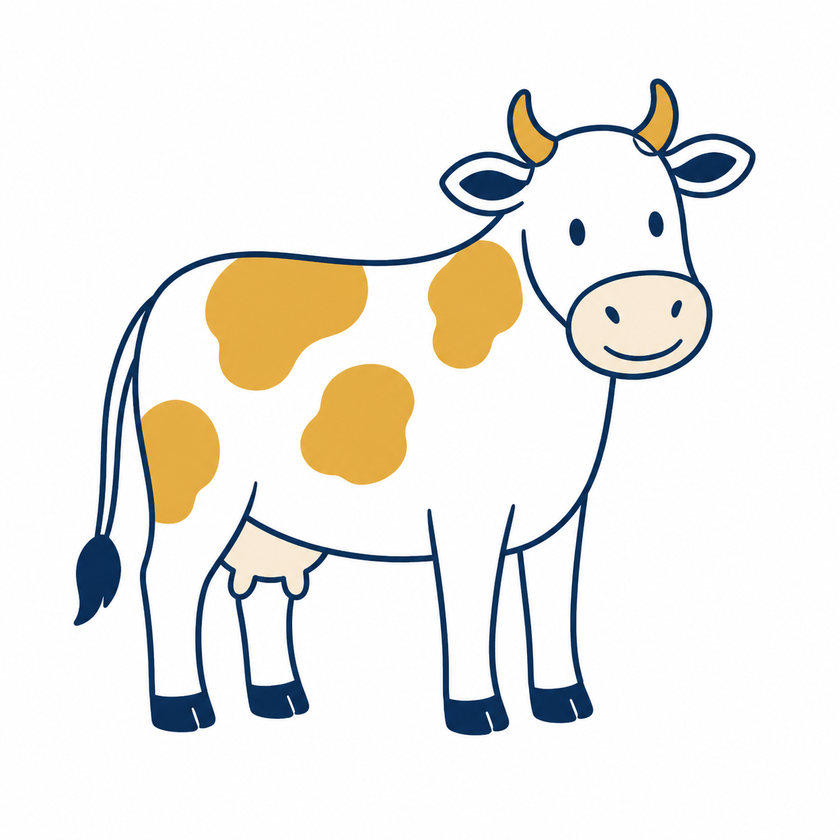
#> input picture assets/farm-animals-blue-gold/cow.png, 840 x 840 px, shrunk from 1254 x 1254 before the run
$ python -i generate_farm_animals_trace_and_write.py   (imports and definitions only)
#> lines starting #> are read from the running program, lines starting #| are printed output that depends on the picture; after the words box and inside, x2 and y2 are one past the last pixel; in counts of white or black regions, pixels touching at a corner belong together
#!/usr/bin/env python3
"""Generate the branded Farm Animals trace-and-write workbook."""

from __future__ import annotations

import argparse
import importlib.util
from io import BytesIO
from pathlib import Path

from PIL import Image, ImageChops, ImageDraw, ImageOps
from reportlab.lib.pagesizes import A4
from reportlab.lib.units import inch
from reportlab.pdfbase import pdfmetrics
from reportlab.lib.utils import ImageReader
from reportlab.pdfgen import canvas


ROOT = Path(__file__).resolve().parent.parent
GENERATOR_PATH = ROOT / "skills" / "trace-and-write" / "scripts" / "generate_trace_and_write.py"
ASSET_DIR = ROOT / "assets" / "farm-animals-blue-gold"
FARM_ANIMALS = ["cow", "pig", "hen", "duck", "sheep", "goat", "horse", "donkey"]


# [7 lines left out: function load_generator, not called in this run]


def cropped_image_reader(image_path: Path) -> ImageReader:
#> called with image_path = '../assets/farm-animals-blue-gold/cow.png'
    image = Image.open(image_path).convert("RGB")
#> image is the input picture: PIL image 840x840 RGB; mean R, G, B 238.3, 236.5, 232.1
    white = Image.new("RGB", image.size, "white")
#> white: PIL image 840x840 RGB; every value is 255
    difference = ImageChops.difference(image, white).convert("L")
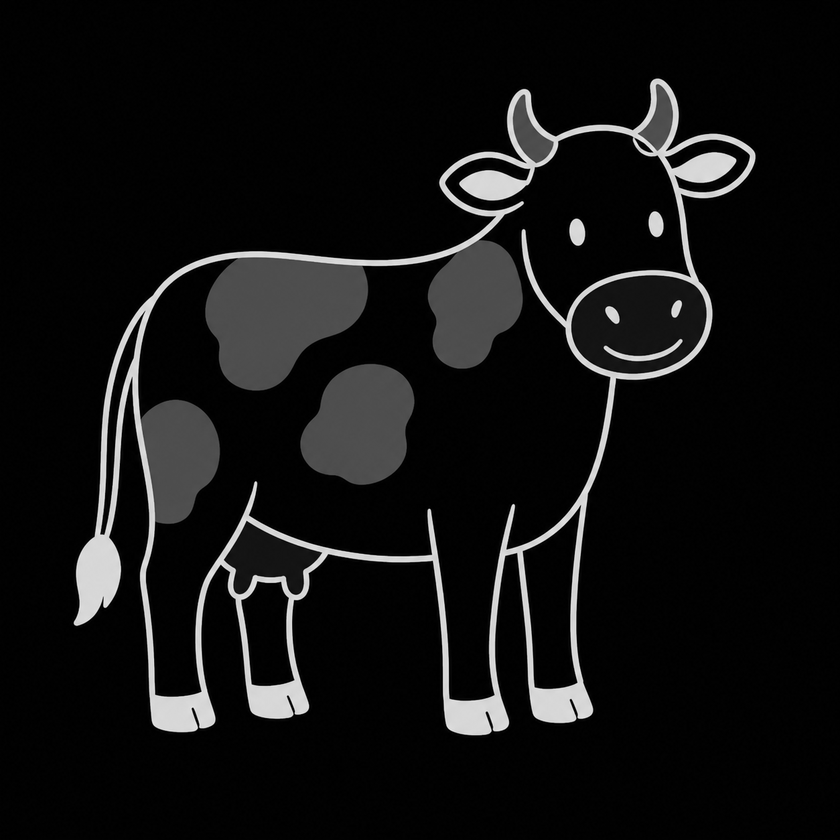
#> difference: PIL image 840x840 L; min 0, max 239, mean 18.5
    white_pixels = difference.point(lambda value: 255 if value <= 10 else 0)
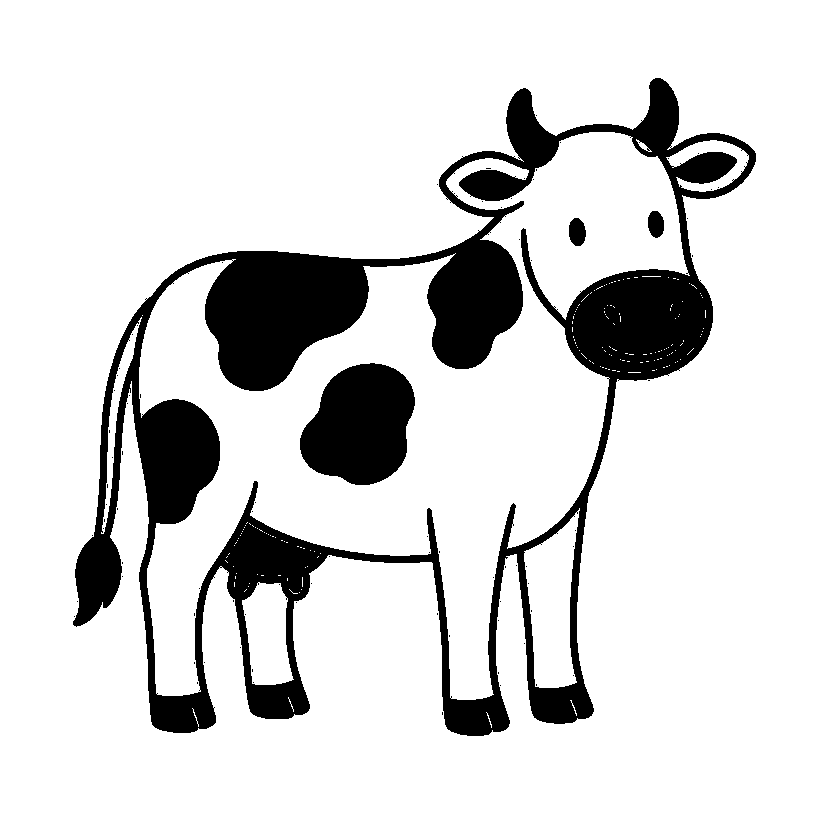
#> white_pixels: PIL image 840x840 L; 85.3% white; 82 black regions (78 under 20 px), largest, box (x1, y1, x2, y2) and area: (73, 78, 756, 736) 92436, (300, 363, 415, 485) 10396, (569, 218, 586, 246) 379, (648, 211, 664, 238) 346
    outside_background = white_pixels.copy()
    for corner in (
        (0, 0),
        (image.width - 1, 0),
        (0, image.height - 1),
        (image.width - 1, image.height - 1),
    ):
        ImageDraw.floodfill(outside_background, corner, 0)
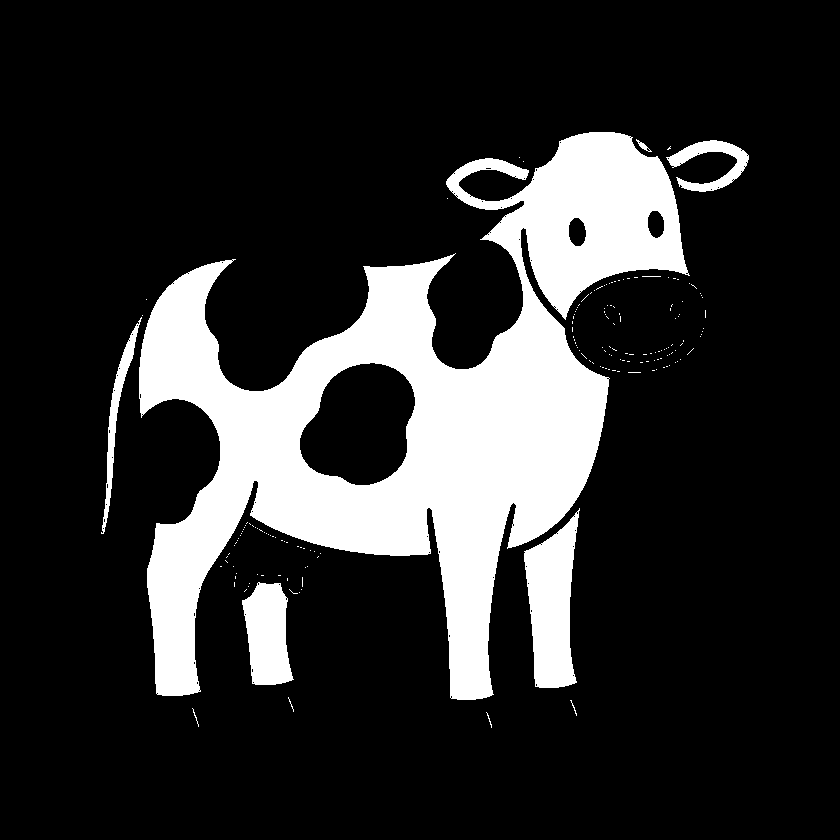
#> outside_background: PIL image 840x840 L; 18.2% white; 176 white regions (167 under 20 px), largest, box (x1, y1, x2, y2) and area: (139, 132, 690, 700) 114691, (524, 508, 580, 688) 6445, (242, 582, 294, 685) 3874
    opaque_ink = ImageOps.invert(white_pixels)
    alpha = ImageChops.lighter(outside_background, opaque_ink)
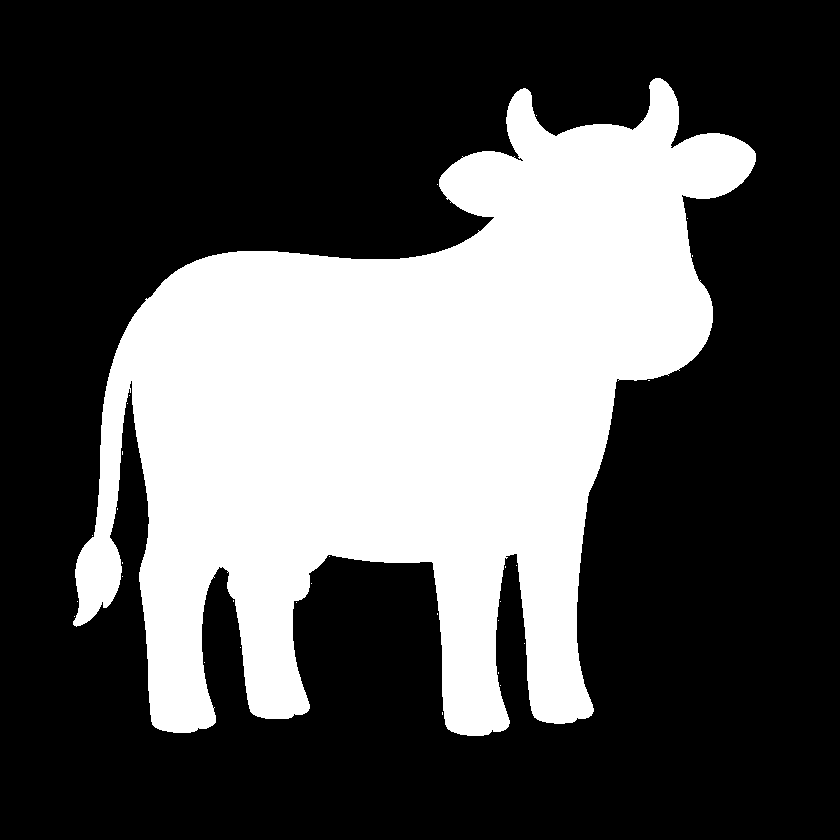
#> alpha: PIL image 840x840 L; 32.9% white; 30 white regions (29 under 20 px), largest, box (x1, y1, x2, y2) and area: (73, 78, 756, 736) 232254
    bounds = alpha.getbbox()
#> bounds = (73, 78, 756, 736)
    if bounds:
        padding = max(8, round(min(image.size) * 0.015))
#> padding = 13
        left, top, right, bottom = bounds
#> left = 73; top = 78; right = 756; bottom = 736
        bounds = (
            max(0, left - padding),
            max(0, top - padding),
            min(image.width, right + padding),
            min(image.height, bottom + padding),
        )
#> bounds = (60, 65, 769, 749)
        image = image.crop(bounds)
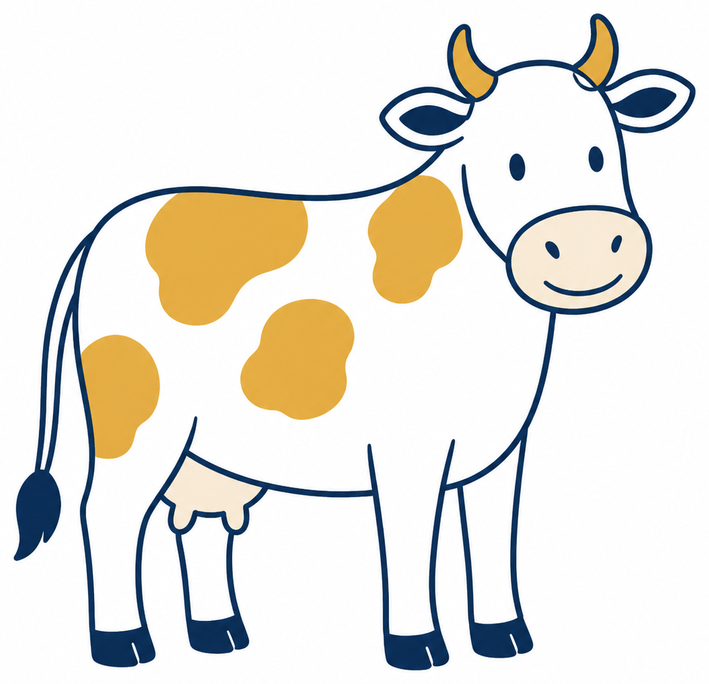
#> image: PIL image 709x684 RGB; mean R, G, B 231.1, 228.6, 222.1
        alpha = alpha.crop(bounds)
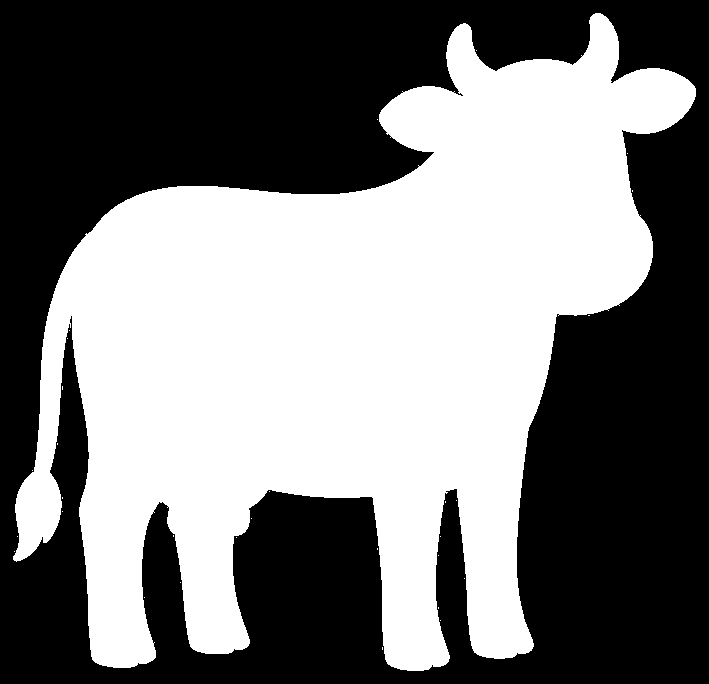
#> alpha: PIL image 709x684 L; 47.9% white; 30 white regions (29 under 20 px), largest, box (x1, y1, x2, y2) and area: (13, 13, 696, 671) 232254
    image = image.convert("RGBA")
#> image: PIL image 709x684 RGBA
    image.putalpha(alpha)
    buffer = BytesIO()
    image.save(buffer, format="PNG")
    buffer.seek(0)
#> (the run stopped early here; a loop or call above may not have finished)

$ run again, on assets/farm-animals-blue-gold/horse.png
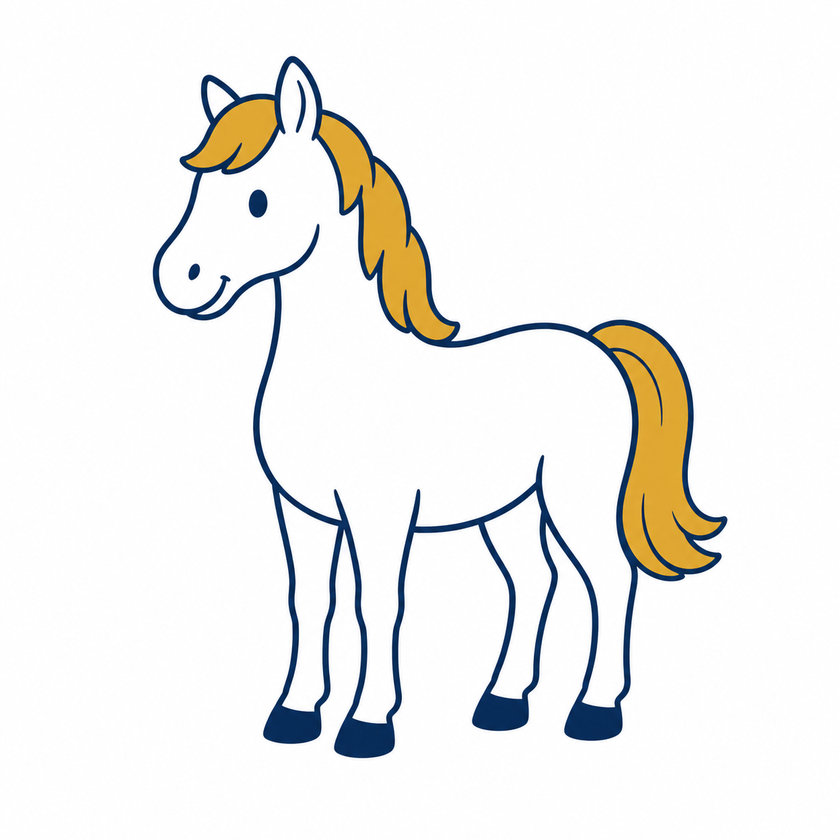
#> input picture assets/farm-animals-blue-gold/horse.png, 840 x 840 px, shrunk from 1254 x 1254 before the run
#> in cropped_image_reader, image is the input picture: PIL image 840x840 RGB; mean R, G, B 240.6, 240.1, 238.2
#> white: PIL image 840x840 RGB; every value is 255
#> white_pixels: PIL image 840x840 L; 90.5% white; 112 black regions (108 under 20 px), largest, box (x1, y1, x2, y2) and area: (152, 55, 728, 759) 65995, (248, 189, 268, 218) 461, (295, 80, 307, 133) 283, (188, 263, 201, 281) 168
#> after the loop in cropped_image_reader, `for corner in (`:
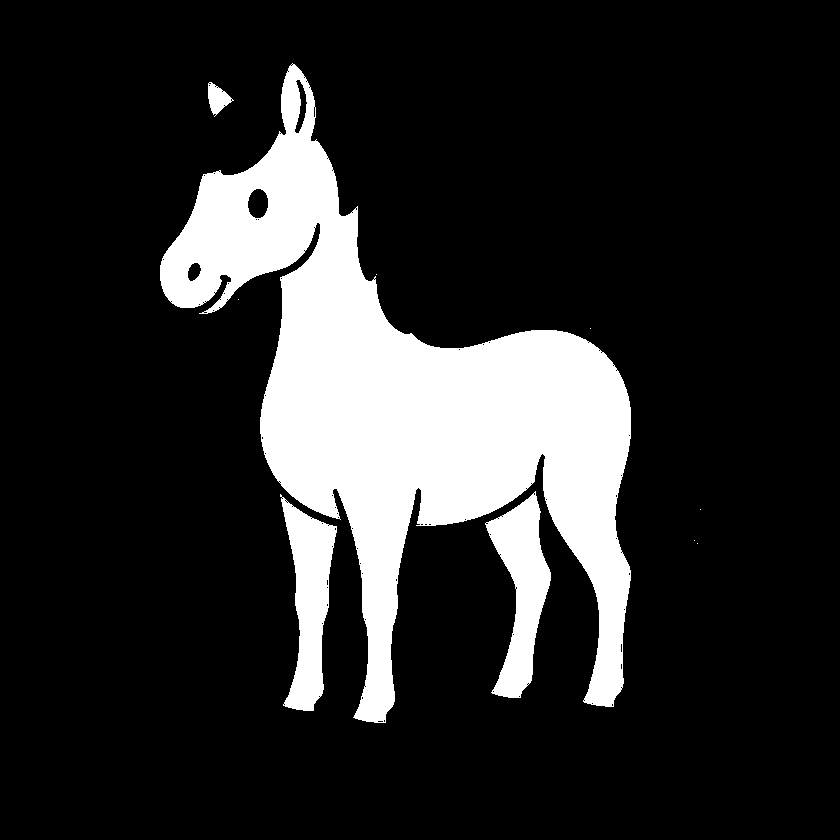
#> outside_background: PIL image 840x840 L; 16.6% white; 10 white regions (6 under 20 px), largest, box (x1, y1, x2, y2) and area: (160, 63, 631, 723) 103444, (485, 491, 551, 698) 6696, (280, 494, 337, 711) 6496, (208, 82, 234, 117) 476
#> in cropped_image_reader, `bounds = alpha.getbbox()`: bounds = (152, 55, 728, 759)
#> left = 152; top = 55; right = 728; bottom = 759
#> in cropped_image_reader, `bounds = ( max(0, left - padding), max(0, top - padding), min(image.wi..`: bounds = (139, 42, 741, 772)
#> in cropped_image_reader, `alpha = alpha.crop(bounds)`:
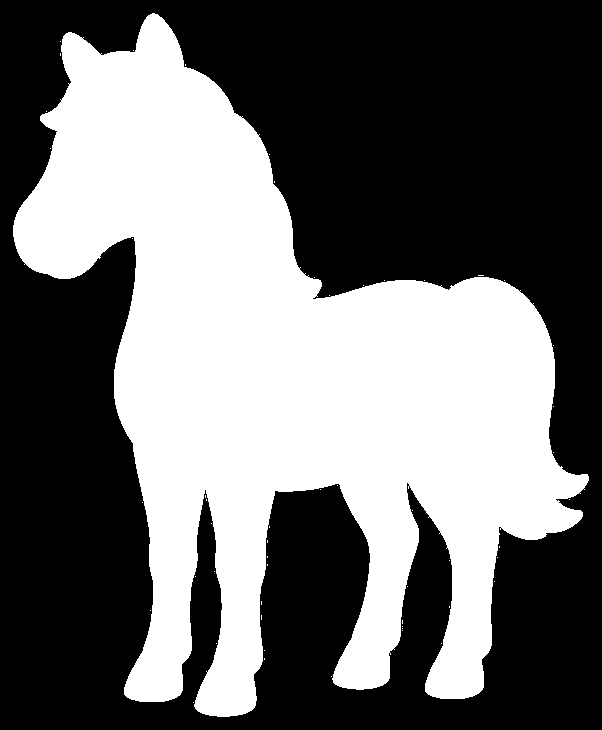
#> alpha: PIL image 602x730 L; 41.9% white; 53 white regions (52 under 20 px), largest, box (x1, y1, x2, y2) and area: (13, 13, 589, 717) 184112
